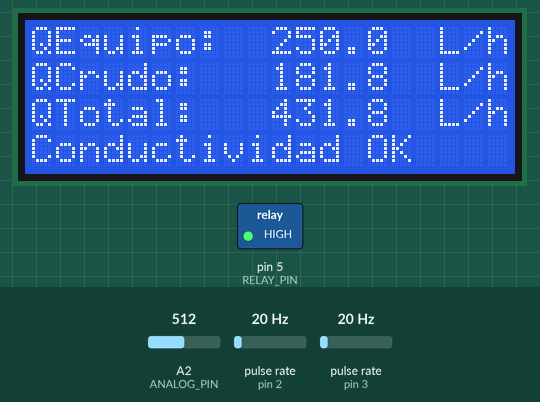
A sketch run on a simulated Arduino Uno, built with avr-gcc and run on an emulated ATmega328P. Parts: 20×4 character LCD, switched loads named in the sketch (green lamp = pin HIGH). Wiring (inferred from the names in the program): 2 × pulse sensor: data pin 2 / data pin 3. Inputs (shaded band) come from the test bench; at power-on: pulse rate (sensors on pin 2, pin 3) 20 Hz, A2 (ANALOG_PIN) = 512. What the sketch prints to the serial monitor is not drawn.

Above: at 1.7 s.
1.8 s: pulse rate (sensor on pin 2) set to 4 Hz
At 3.8 s:
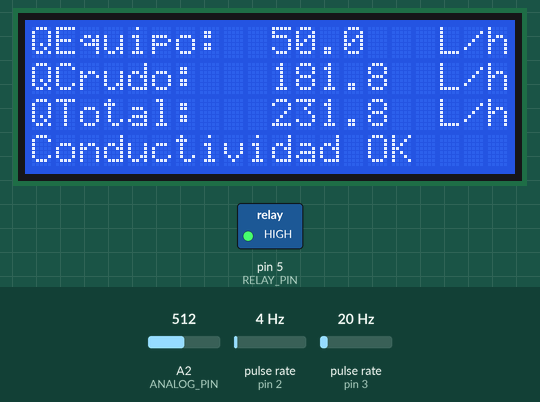
4.6 s: pulse rate (sensor on pin 3) set to 4 Hz
At 7.2 s:
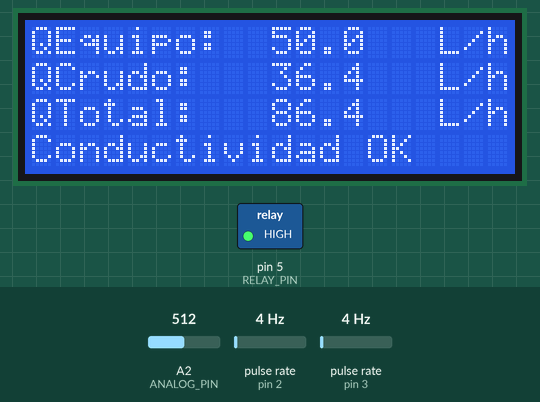
7.6 s: pulse rate (sensor on pin 2) set to 50 Hz
At 9.5 s:
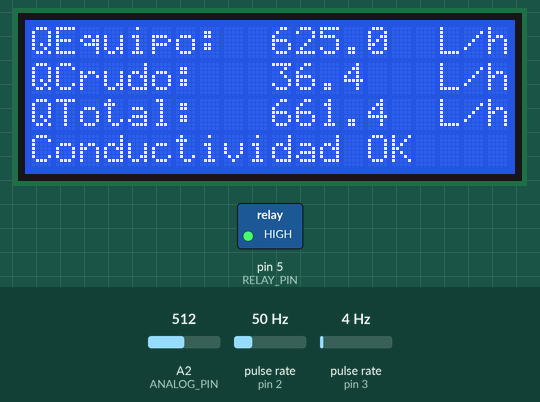
10.6 s: pulse rate (sensor on pin 3) set to 50 Hz
At 13.1 s:
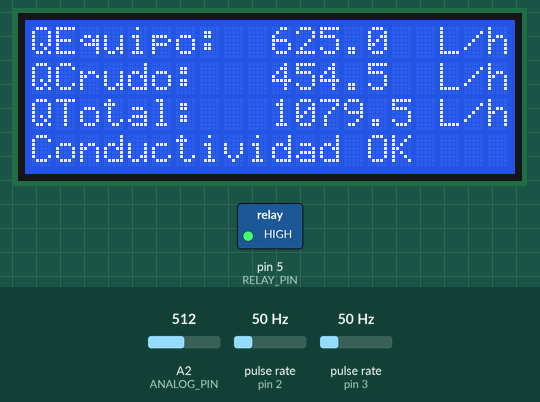
13.6 s: pulse rate (sensor on pin 2) set to 150 Hz
At 14.7 s:
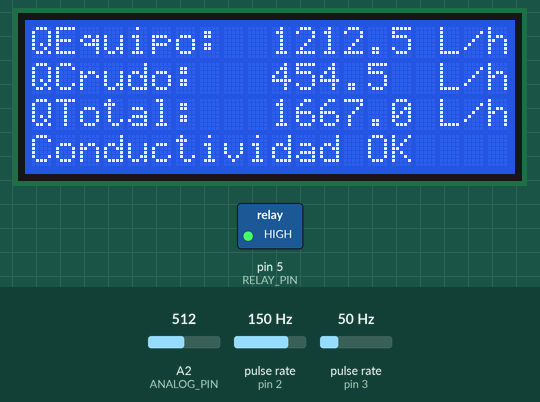
16.6 s: pulse rate (sensor on pin 3) set to 100 Hz
At 17.9 s:
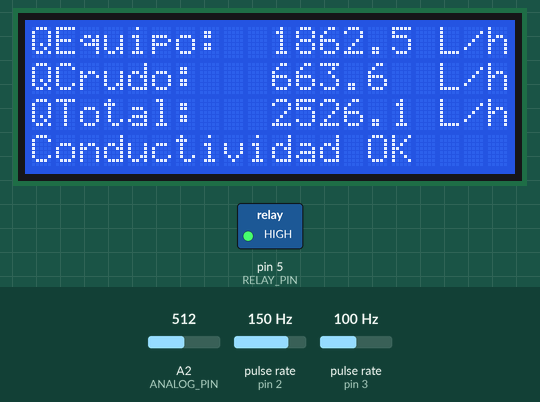
Timing chart, 0 to 19.6 s (numbered marks = the images above; inputs shaded):
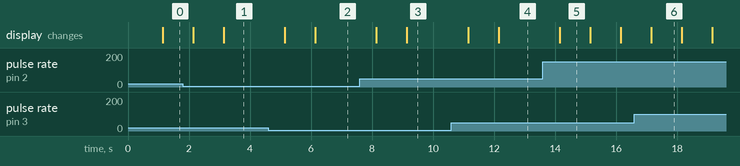

The sketch:

Porcinar_Arduino_nano_V1.ino
```cpp
// Programa cargado el 20/03/2024 en PLC con Wifi para Porcinar (BsAS)
//Modificaciones en PLC: Se anuló la entrada 2 (Pin D3) de 4-20mA para ser usada como pin digital para el caudalimetro 2
#include <Wire.h>
#include <LiquidCrystal_I2C.h>
//link caudalimetro 1": https://isentrol.en.made-in-china.com/product/yBgEWiSOrDRV/China-BSPP-Usc-HS10ta-Brass-Flow-Sensor-Water-G1-3-3-26-4V.html
//link caudalimetro 3/4": https://www.seeedstudio.com/Water-Flow-Sensor-YF-B5-p-2882.html

LiquidCrystal_I2C lcd(0x27, 20, 4);
//Designaciones conductimetro
#define ANALOG_PIN A2  // Pin analógico al que está conectada la señal de corriente (conductimetro)
#define RESISTOR_VALUE 250  // Valor del resistor de carga en ohmios del bucle de corriente
#define RELAY_PIN 5  // Pin digital al que está conectado el relé

// Variables para el control de tiempo
unsigned long startTime;  // Tiempo de inicio de la medición
const unsigned long interval = 7200000;  // Intervalo de 2 horas en milisegundos (2 horas * 60 minutos * 60 segundos * 1000 milisegundos)
// Coeficientes de la relación lineal
const float m = 500.0;  // Pendiente de la relación (ppm por cada cambio en voltaje)
const float b = -500.0; // Término de intersección (concentración en ppm cuando el voltaje es cero)

//Designaciones caudalimetro 1
volatile int flow_frequency;   // Measures flow sensor pulsesunsigned
float l_hour;                    // Calculated litres/hour
unsigned char flowsensor = 2;  // Sensor Input - 4--> D2 en wemos
unsigned long currentTime;
unsigned long cloopTime;
//Designaciones caudalimetro 2
volatile int flow_frequency2;   // Measures flow sensor pulsesunsigned
float l_hour2;                    // Calculated litres/hour
unsigned char flowsensor2 = 3;

bool send_mail = false; // Variable para decirle a wemos que envie el mail por alta conductividad

void flow()  // Interrupt function
{
  flow_frequency++;
}
void flow2()  // Interrupt function
{
  flow_frequency2++;
}

void setup() {
  Serial.begin(9600);
  lcd.init();
  lcd.backlight();
  lcd.clear();
  //Codigo de caudalimetro
  pinMode(flowsensor, INPUT);
  digitalWrite(flowsensor, HIGH);  // Optional Internal Pull-Up
  attachInterrupt(digitalPinToInterrupt(flowsensor), flow, RISING);
  //Codigo de caudalimetro 2
  pinMode(flowsensor2, INPUT);
  digitalWrite(flowsensor2, HIGH);  // Optional Internal Pull-Up
  attachInterrupt(digitalPinToInterrupt(flowsensor2), flow2, RISING);
  sei();  // Enable interrupts
  currentTime = millis();
  cloopTime = currentTime;
  //Codigo de Rele
  pinMode(RELAY_PIN, OUTPUT);  // Configura el pin del relé como salida
  digitalWrite(RELAY_PIN, HIGH);  // Apaga el relé al inicio
  startTime = millis();  // Guarda el tiempo de inicio
}

void loop() {

  // Every second, calculate and print litres/hour
  currentTime = millis();
  if (currentTime >= (cloopTime + 1000)) {
    cloopTime = currentTime;  // Updates cloopTime
    // Pulse frequency (Hz) = 7.5Q, Q is flow rate in L/min.
    l_hour = (flow_frequency * 60 / 4.8);  //  Calculation Formula: F(Hz)= 4.8*flow rate(Q)(l/min) ±10%
    flow_frequency = 0;                    // Reset Counter
    l_hour2 = (flow_frequency2 * 60 / 6.6);  //  Calculation Formula: F(Hz)= 6.6*Q = L/MIN ±3%
    flow_frequency2 = 0;                    // Reset Counter

    float caudal_total = l_hour + l_hour2;

    // Lee el valor del pin analógico (CONDUCTIVIDAD)
    int sensorValue = analogRead(ANALOG_PIN);
    // Convierte el valor leído a voltaje (suponiendo 5V de referencia y 10 bits de resolución)
    float voltage = sensorValue * (5.0 / 1023.0);
    // Calcula la concentración en ppm
    float ppm = m * voltage + b;

    // Verifica si la concentración es mayor a 950 durante el intervalo de 2 horas
    if (ppm > 950 && millis() - startTime >= interval) {
      // Activa la salida a relé
      digitalWrite(RELAY_PIN, LOW);
      Serial.println("Concentracion alta durante 2 horas, activando rele");
      lcd.clear();
      //Renglon 1
      lcd.setCursor(0, 0);
      lcd.print("QEquipo: ");
      lcd.setCursor(10, 0);
      lcd.print(l_hour,1);
      lcd.setCursor(16, 0);
      lcd.print(" L/h");
      //Renglon 2
      lcd.setCursor(0, 1);
      lcd.print("QCrudo: ");
      lcd.setCursor(10, 1);
      lcd.print(l_hour2,1);
      lcd.setCursor(16, 1);
      lcd.print(" L/h");
      //Renglon 3
      lcd.setCursor(0, 2);
      lcd.print("QTotal: ");
      lcd.setCursor(10, 2);
      lcd.print(caudal_total,1);
      lcd.setCursor(16, 2);
      lcd.print(" L/h");
      //Renglon 4
      lcd.setCursor(0, 3);
      lcd.print("Conductividad ALTA!");
      send_mail = true; // Avisa a wemos que debe enviar el mail por alta conductividad
    }
      // Verifica si la concentración es menor a 950
    if (ppm < 950) {
      // Reinicia el tiempo de inicio
      startTime = millis();
      // Apaga la salida a relé
      digitalWrite(RELAY_PIN, HIGH);
      //Serial.println("Concentracion inferior a 1150 ppm, desactivando rele");
      lcd.clear();
      //Renglon 1
      lcd.setCursor(0, 0);
      lcd.print("QEquipo: ");
      lcd.setCursor(10, 0);
      lcd.print(l_hour,1);
      lcd.setCursor(16, 0);
      lcd.print(" L/h");
      //Renglon 2
      lcd.setCursor(0, 1);
      lcd.print("QCrudo: ");
      lcd.setCursor(10, 1);
      lcd.print(l_hour2,1);
      lcd.setCursor(16, 1);
      lcd.print(" L/h");
      //Renglon 3
      lcd.setCursor(0, 2);
      lcd.print("QTotal: ");
      lcd.setCursor(10, 2);
      lcd.print(caudal_total,1);
      lcd.setCursor(16, 2);
      lcd.print(" L/h");
      //Renglon 4
      lcd.setCursor(0, 3);
      lcd.print("Conductividad OK");
      send_mail = false;
    }
    // Imprime la concentración en ppm
    /*Serial.print("Concentracion: ");
    Serial.print(ppm);
    Serial.println(" ppm");
    Serial.print("Voltaje: ");
    Serial.print(voltage);
    Serial.println(" V");
    */
    Serial.print(l_hour);             // Print litres/hour
    Serial.print(",");
    Serial.print(l_hour2);
    Serial.print(",");
    Serial.print(caudal_total);
    Serial.print(",");
    Serial.print(ppm);
    Serial.print(",");
    Serial.print(send_mail);
    Serial.println();

  }


}
```

Measured:
- after the input at 1.8 s, the display: first changes after 0.34 s (image 1 shows a later state)
- after the input at 4.6 s, the display: first changes after 0.54 s (image 2 shows a later state)
- after the input at 7.6 s, the display: first changes after 0.54 s (image 3 shows a later state)
- after the input at 10.6 s, the display: first changes after 0.54 s (image 4 shows a later state)
- after the input at 13.6 s, the display: changes after 0.55 s (image 5)
- what the display in image 5 shows lasts 1.0 s, from 14.1 s to 15.1 s
